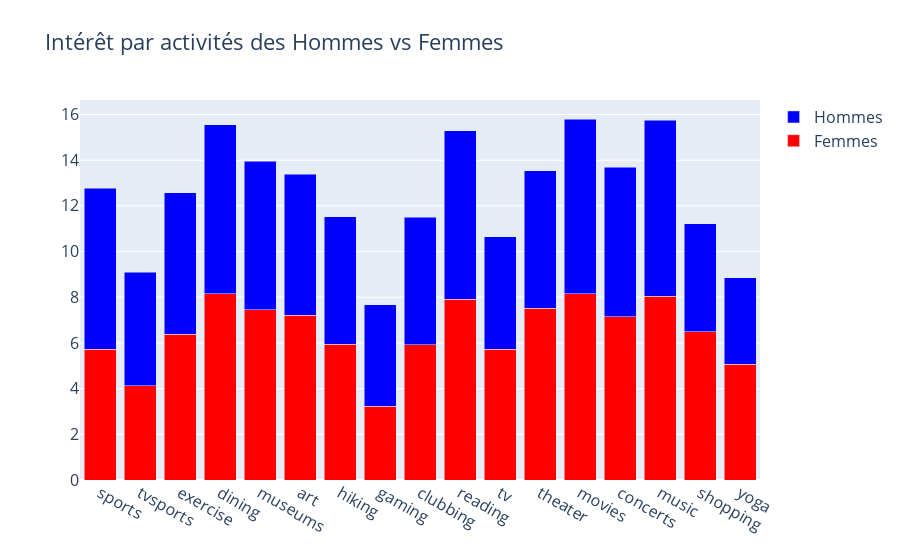

Notebook source saved alongside this figure:
### Code cell
trace0 = go.Bar(
    x=activities.columns.values,
    y=activities.iloc[0],
    name='Femmes',
    marker=dict(
    color='red'
    )
)
trace1 = go.Bar(
    x=activities.columns.values,
    y=activities.iloc[1],
    name='Hommes',
    marker=dict(
    color='blue'
    )
)

data = [trace0, trace1]
layout = go.Layout(
    title="Intérêt par activités des Hommes vs Femmes",
    font=dict(
        size=16
    ),
    barmode = 'stack',
    legend=dict(
        font=dict(
            size=16
        )
    )
)
fig = go.Figure(data=data, layout=layout)
fig.show()

### Figure 1 — Plotly figure (JSON) as saved in the notebook; plotly's stock layout.template omitted (floating-point values rounded to 4 significant figures)
{"data": [{"marker": {"color": "red"}, "name": "Femmes", "type": "bar", "x": ["sports", "tvsports", "exercise", "dining", "museums", "art", "hiking", "gaming", "clubbing", "reading", "tv", "theater", "movies", "concerts", "music", "shopping", "yoga"], "y": [5.721, 4.115, 6.375, 8.149, 7.45, 7.223, 5.941, 3.234, 5.914, 7.907, 5.732, 7.509, 8.149, 7.152, 8.045, 6.487, 5.078]}, {"marker": {"color": "blue"}, "name": "Hommes", "type": "bar", "x": ["sports", "tvsports", "exercise", "dining", "museums", "art", "hiking", "gaming", "clubbing", "reading", "tv", "theater", "movies", "concerts", "music", "shopping", "yoga"], "y": [7.055, 4.975, 6.2, 7.411, 6.505, 6.167, 5.578, 4.433, 5.593, 7.393, 4.927, 6.029, 7.655, 6.542, 7.709, 4.742, 3.767]}], "layout": {"barmode": "stack", "font": {"size": 16}, "legend": {"font": {"size": 16}}, "title": {"text": "Intérêt par activités des Hommes vs Femmes"}}}
